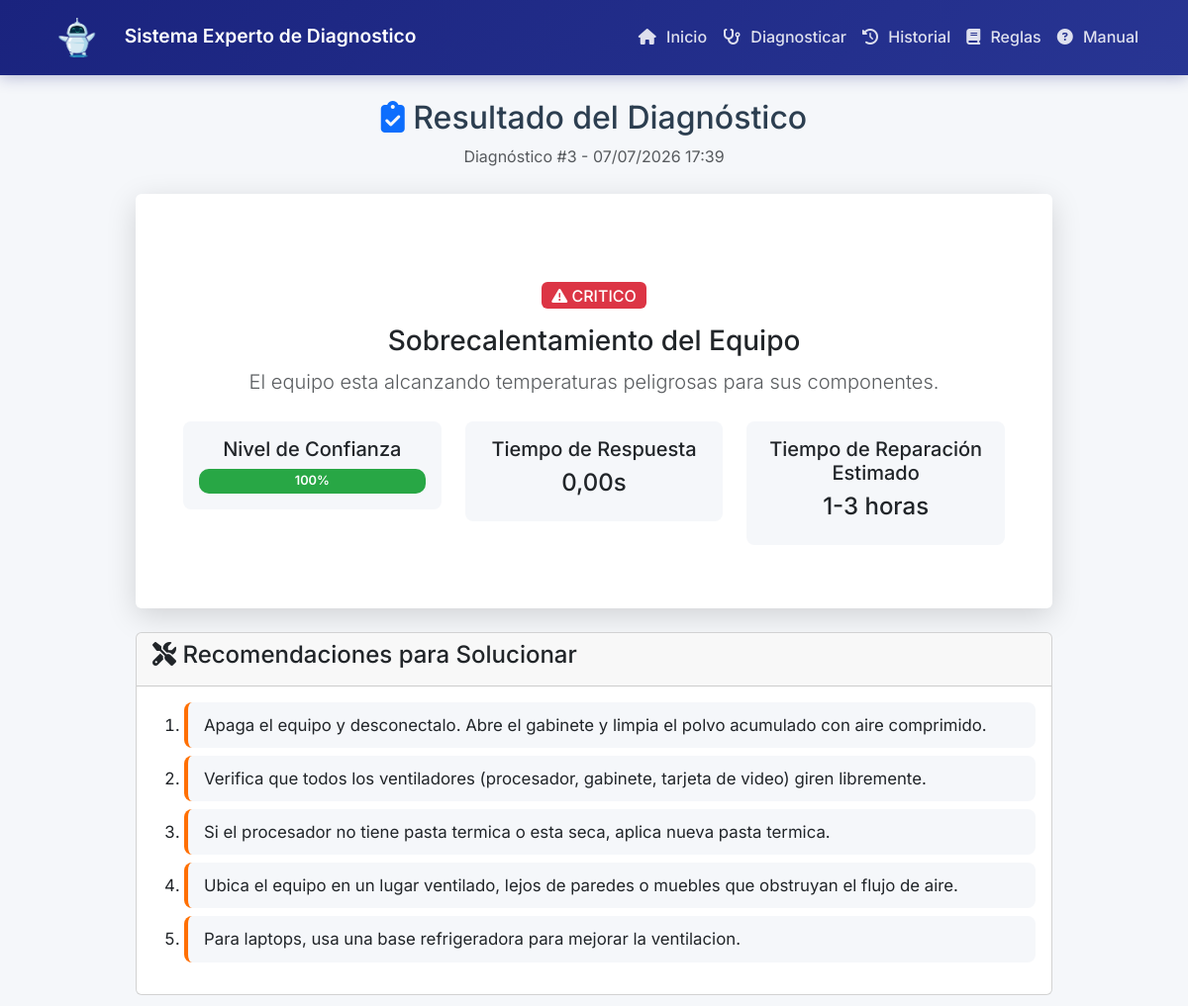
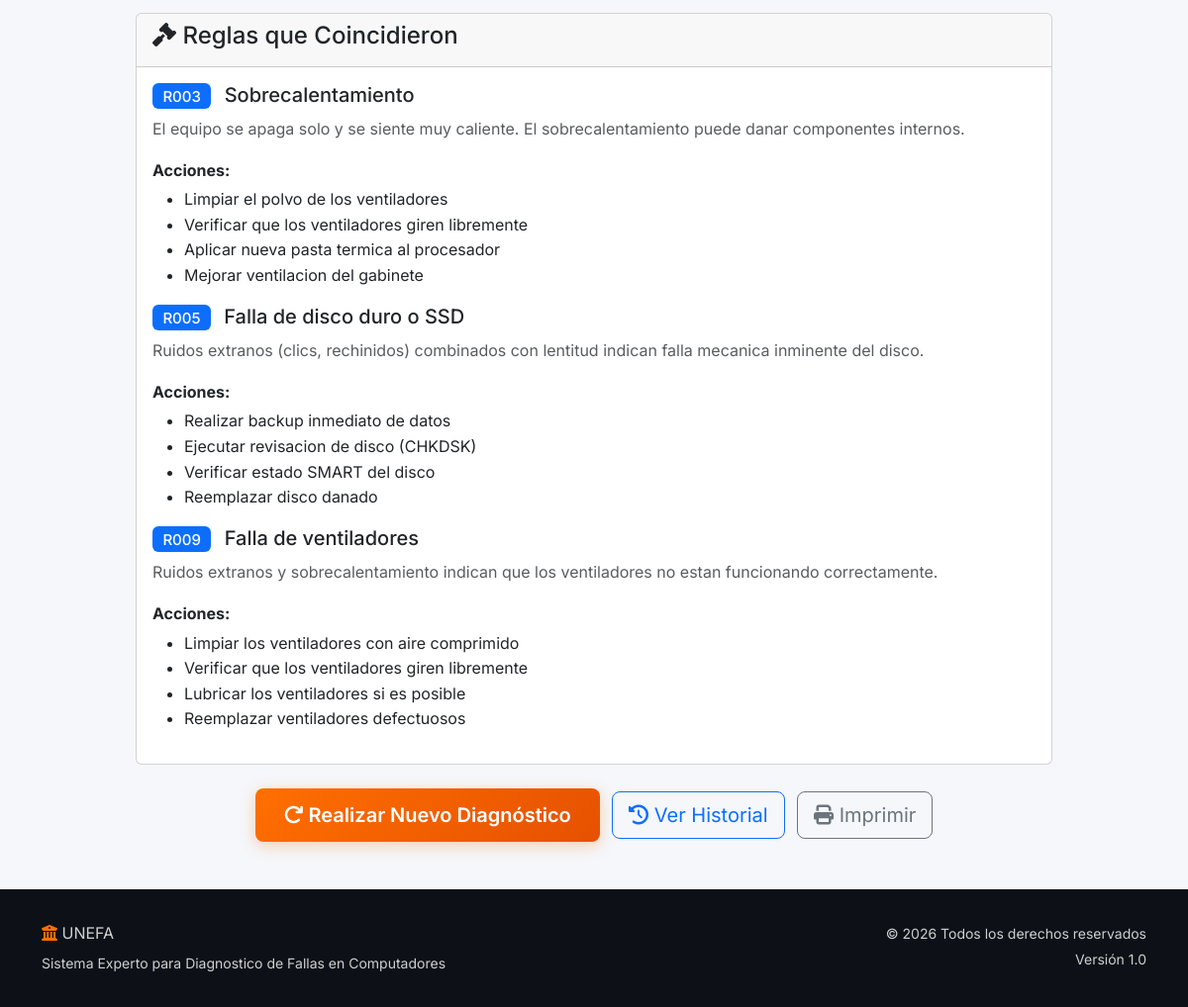
The page /resultado/3/ on the database its author committed (2 pictures, top to bottom).
### diagnosticos/models.py (models this page shows, shortened)
class Diagnostico(models.Model):
    ESTADOS = [
        ('en_curso', 'En curso'),
        ('completado', 'Completado'),
        ('cancelado', 'Cancelado'),
    ]
    usuario = models.ForeignKey(User, on_delete=models.SET_NULL, null=True, blank=True, verbose_name='Usuario')
    sesion_id = models.CharField(max_length=100, blank=True, null=True, verbose_name='ID de sesion')
    fecha_inicio = models.DateTimeField(default=timezone.now, verbose_name='Fecha de inicio')
    fecha_fin = models.DateTimeField(null=True, blank=True, verbose_name='Fecha de finalizacion')
    estado = models.CharField(max_length=20, choices=ESTADOS, default='en_curso', verbose_name='Estado')
    sintomas = models.JSONField(default=dict, blank=True, verbose_name='Sintomas reportados')
    diagnostico_final = models.TextField(blank=True, null=True, verbose_name='Diagnostico final')
    falla_encontrada = models.CharField(max_length=100, blank=True, null=True, verbose_name='Falla encontrada')
    recomendaciones = models.JSONField(default=list, blank=True, verbose_name='Recomendaciones')
    reglas_aplicadas = models.JSONField(default=list, blank=True, verbose_name='Reglas aplicadas')
    confianza = models.IntegerField(default=0, verbose_name='Nivel de confianza (%)')
    tiempo_respuesta = models.FloatField(default=0, verbose_name='Tiempo de respuesta (segundos)')
    ip_usuario = models.GenericIPAddressField(blank=True, null=True, verbose_name='IP del usuario')
    class Meta:
        verbose_name = 'Diagnostico'
        verbose_name_plural = 'Diagnosticos'
        ordering = ['-fecha_inicio']

### diagnosticos/views.py (the view)
# urls.py: path('resultado/<int:diagnostico_id>/', views.obtener_resultado, name='resultado'),
def obtener_resultado(request, diagnostico_id):
    diagnostico = get_object_or_404(Diagnostico, id=diagnostico_id)
    falla = base_cono.obtener_falla(diagnostico.falla_encontrada) if diagnostico.falla_encontrada else None
    context = {
        'diagnostico': diagnostico,
        'falla': falla,
        'recomendaciones': diagnostico.recomendaciones or [],
        'reglas_detalle': diagnostico.reglas_aplicadas or [],
    }
    return render(request, 'diagnosticos/resultado.html', context)

### conocimiento/base_conocimiento.py (called while the page is built)
    def obtener_falla(self, falla_id):
        return self.fallas.get(falla_id)

### diagnosticos/templatetags/diagnosticos_tags.py (called while the page is built)
@register.filter
def porcentaje_a_color(value):
    if value >= 80:
        return '#28a745'
    elif value >= 50:
        return '#ffc107'
    else:
        return '#dc3545'

### diagnosticos/templates/diagnosticos/resultado.html (shortened to what this page needs)
{% extends "diagnosticos/base.html" %}
{% load static %}
{% load diagnosticos_tags %}
{% block content %}
<div class="container py-4">
    <div class="row">
        <div class="col-lg-10 mx-auto">
            <div class="resultado-header text-center mb-4 animate-fade-in">
                <h2><i class="fas fa-clipboard-check text-primary"></i> Resultado del Diagnóstico</h2>
                <p class="text-muted">Diagnóstico #{{ diagnostico.id }} - {{ diagnostico.fecha_fin|date:"d/m/Y H:i"|default:"En curso" }}</p>
            </div>
            {% if falla %}
            <div class="card resultado-card mb-4 animate-slide-up">
                <div class="card-body text-center p-5">
                    <div class="resultado-icon mb-3">
                    </div>
                    <span class="badge bg-{% if falla.gravedad == 'critico' %}danger{% elif falla.gravedad == 'medio' %}warning{% else %}info{% endif %} mb-3" style="font-size:1rem;">
                        <i class="fas fa-exclamation-triangle"></i> {{ falla.gravedad|upper }}
                    </span>
                    <h3 class="mb-2">{{ falla.nombre }}</h3>
                    <p class="lead text-muted">{{ falla.descripcion }}</p>
                    <div class="row mt-4">
                        <div class="col-md-4 mb-3">
                            <div class="confianza-card">
                                <h5>Nivel de Confianza</h5>
                                <div class="progress" style="height:25px;">
                                    <div class="progress-bar" style="width:{{ diagnostico.confianza }}%;background-color:{{ diagnostico.confianza|porcentaje_a_color }};">
                                        {{ diagnostico.confianza }}%
                                    </div>
                                </div>
                            </div>
                        </div>
                        <div class="col-md-4 mb-3">
                            <div class="confianza-card">
                                <h5>Tiempo de Respuesta</h5>
                                <p class="h4">{{ diagnostico.tiempo_respuesta|floatformat:2 }}s</p>
                            </div>
                        </div>
                        <div class="col-md-4 mb-3">
                            <div class="confianza-card">
                                <h5>Tiempo de Reparación Estimado</h5>
                                <p class="h4">{{ falla.tiempo_reparacion }}</p>
                            </div>
                        </div>
                    </div>
                </div>
            </div>
            <div class="card mb-4 animate-slide-up delay-1">
                <div class="card-header">
                    <h4><i class="fas fa-tools"></i> Recomendaciones para Solucionar</h4>
                </div>
                <div class="card-body">
                    <ol class="recomendaciones-list">
                        {% for rec in recomendaciones %}
                        <li class="mb-2">{{ rec }}</li>
                        {% endfor %}
                    </ol>
                </div>
            </div>
            {% if reglas_detalle %}
            <div class="card mb-4 animate-slide-up delay-2">
                <div class="card-header">
                    <h4><i class="fas fa-gavel"></i> Reglas que Coincidieron</h4>
                </div>
                <div class="card-body">
                    {% for regla in reglas_detalle %}
                    <div class="regla-activada mb-3">
                        <h5><span class="badge bg-primary me-2">{{ regla.id }}</span> {{ regla.nombre }}</h5>
                        {% if regla.explicacion %}
                        <p class="text-muted">{{ regla.explicacion }}</p>
                        {% endif %}
                        {% if regla.acciones %}
                        <p class="mb-1"><strong>Acciones:</strong></p>
                        <ul>
                            {% for accion in regla.acciones %}
                            <li>{{ accion }}</li>
                            {% endfor %}
                        </ul>
                        {% endif %}
                    </div>
                    {% endfor %}
                </div>
            </div>
            {% endif %}
            {% endif %}
            <div class="text-center mb-4">
                <a href="{% url 'iniciar_diagnostico' %}" class="btn btn-primary btn-lg unefa-btn">
                    <i class="fas fa-redo"></i> Realizar Nuevo Diagnóstico
                </a>
                <a href="{% url 'historial' %}" class="btn btn-outline-primary btn-lg ms-2">
                    <i class="fas fa-history"></i> Ver Historial
                </a>
                <button onclick="window.print()" class="btn btn-outline-secondary btn-lg ms-2">
                    <i class="fas fa-print"></i> Imprimir
                </button>
            </div>
        </div>
    </div>
</div>
{% endblock %}

### static/css/style.css (style rules this page uses)
:root { --unefa-primary: #1a237e; --unefa-secondary: #ff6f00; --unefa-accent: #00bcd4; --unefa-bg: #f5f7fa; --unefa-dark: #0d1117; --unefa-card-bg: #ffffff; --unefa-text: #2c3e50; --unefa-text-light: #6c757d; --unefa-border: #e0e0e0; --unefa-shadow: 0 4px 20px rgba(0, 0, 0, 0.08); --unefa-shadow-hover: 0 8px 30px rgba(0, 0, 0, 0.15); --unefa-radius: 12px; --unefa-radius-sm: 8px; --unefa-transition: all 0.3s ease; }
* { margin: 0; padding: 0; box-sizing: border-box; }
body { font-family: 'Inter', 'Segoe UI', sans-serif; background: var(--unefa-bg); color: var(--unefa-text); line-height: 1.6; min-height: 100vh; display: flex; flex-direction: column; }
a { color: var(--unefa-primary); text-decoration: none; transition: var(--unefa-transition); }
.unefa-btn { background: linear-gradient(135deg, var(--unefa-secondary) 0%, #e65100 100%); border: none; color: #fff; font-weight: 600; padding: 0.75rem 1.8rem; border-radius: var(--unefa-radius-sm); transition: var(--unefa-transition); box-shadow: 0 4px 15px rgba(255, 111, 0, 0.3); }
.progress { border-radius: 10px; background: #e9ecef; overflow: hidden; }
.progress-bar { transition: width 0.6s ease; font-weight: 600; font-size: 0.8rem; display: flex; align-items: center; justify-content: center; }
.resultado-card { border: none; box-shadow: var(--unefa-shadow-hover); }
.confianza-card { background: var(--unefa-bg); padding: 1rem; border-radius: var(--unefa-radius-sm); }
.recomendaciones-list { font-size: 1.05rem; line-height: 1.8; }
.recomendaciones-list li { margin-bottom: 0.5rem; padding: 0.5rem 1rem; background: var(--unefa-bg); border-radius: var(--unefa-radius-sm); border-left: 4px solid var(--unefa-secondary); }
.badge { font-weight: 500; padding: 0.35rem 0.65rem; }

### static/css/responsive.css (style rules this page uses)
@media (min-width: 1200px) { .container { max-width: 1140px; } }

### static/css/animations.css (style rules this page uses)
.animate-fade-in { animation: fadeIn 0.6s ease forwards; }
.animate-slide-up { animation: slideUp 0.6s ease forwards; opacity: 0; }
.delay-1 { animation-delay: 0.1s; }
.delay-2 { animation-delay: 0.2s; }

### rows shown on the page
Diagnostico: id "3", fecha_fin "07/07/2026 17:39", nombre "Sobrecalentamiento del Equipo", confianza "100", tiempo_respuesta "0,00"

### other values the page prints
{{ falla.gravedad|upper }} "CRITICO"
{{ falla.descripcion }} "El equipo esta alcanzando temperaturas peligrosas para sus componentes."
{{ falla.tiempo_reparacion }} "1-3 horas"
{{ rec }} "Apaga el equipo y desconectalo. Abre el gabinete y limpia el polvo acumulado con aire comprimido." "Verifica que todos los ventiladores (procesador, gabinete, tarjeta de video) giren libremente." "Si el procesador no tiene pasta termica o esta seca, aplica nueva pasta termica." "Ubica el equipo en un lugar ventilado, lejos de paredes o muebles que obstruyan el flujo de aire." "Para laptops, usa una base refrigeradora para mejorar la ventilacion."
{{ regla.id }} "R003" "R005" "R009"
{{ regla.nombre }} "Sobrecalentamiento" "Falla de disco duro o SSD" "Falla de ventiladores"
{{ regla.explicacion }} "El equipo se apaga solo y se siente muy caliente. El sobrecalentamiento puede danar componentes internos." "Ruidos extranos (clics, rechinidos) combinados con lentitud indican falla mecanica inminente del disco." "Ruidos extranos y sobrecalentamiento indican que los ventiladores no estan funcionando correctamente."
{{ accion }} "Limpiar el polvo de los ventiladores" "Verificar que los ventiladores giren libremente" "Aplicar nueva pasta termica al procesador" "Mejorar ventilacion del gabinete" "Realizar backup inmediato de datos" "Ejecutar revisacion de disco (CHKDSK)" "Verificar estado SMART del disco" "Reemplazar disco danado" "Limpiar los ventiladores con aire comprimido" "Verificar que los ventiladores giren libremente" "Lubricar los ventiladores si es posible" "Reemplazar ventiladores defectuosos"
